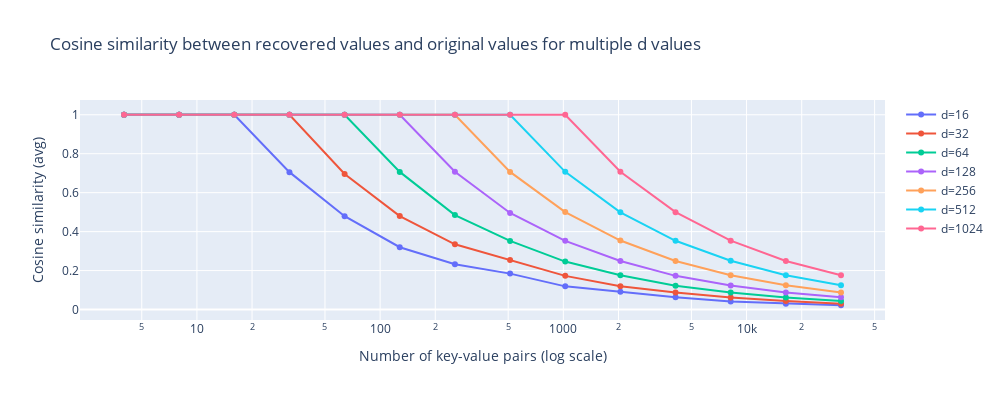

The notebook cell this image was saved under:
### Code cell
n_values = [2 ** i for i in range(log_n_min, log_n_max, 1)]
fig_cos = go.Figure()
for d, cos_sims in cos_sim_values_dict.items():
    fig_cos.add_trace(go.Scatter(x=n_values, y=cos_sims, mode='lines+markers', name=f'd={d}'))
fig_cos.update_xaxes(title_text="Number of key-value pairs (log scale)", type='log')
fig_cos.update_yaxes(title_text="Cosine similarity (avg)")
fig_cos.update_layout(title=f"Cosine similarity between recovered values and original values for multiple d values", height=400, width=1000)
fig_cos.show()

### Figure 1 — Plotly figure (JSON) as saved in the notebook; plotly's stock layout.template omitted (floating-point values rounded to 4 significant figures)
{"data": [{"mode": "lines+markers", "name": "d=16", "type": "scatter", "x": [4, 8, 16, 32, 64, 128, 256, 512, 1024, 2048, 4096, 8192, 16384, 32768], "y": [1, 1, 1, 0.7054, 0.4791, 0.3199, 0.2321, 0.1845, 0.119, 0.09098, 0.06279, 0.04091, 0.02966, 0.0221]}, {"mode": "lines+markers", "name": "d=32", "type": "scatter", "x": [4, 8, 16, 32, 64, 128, 256, 512, 1024, 2048, 4096, 8192, 16384, 32768], "y": [1, 1, 1, 1, 0.6958, 0.4799, 0.335, 0.2541, 0.1729, 0.1191, 0.0872, 0.06176, 0.04374, 0.02983]}, {"mode": "lines+markers", "name": "d=64", "type": "scatter", "x": [4, 8, 16, 32, 64, 128, 256, 512, 1024, 2048, 4096, 8192, 16384, 32768], "y": [1, 1, 1, 1, 1, 0.7066, 0.4849, 0.3523, 0.2463, 0.1757, 0.1219, 0.08729, 0.06199, 0.04374]}, {"mode": "lines+markers", "name": "d=128", "type": "scatter", "x": [4, 8, 16, 32, 64, 128, 256, 512, 1024, 2048, 4096, 8192, 16384, 32768], "y": [1, 1.0, 1, 1, 1, 1, 0.7076, 0.4959, 0.3527, 0.2489, 0.173, 0.1234, 0.08777, 0.06265]}, {"mode": "lines+markers", "name": "d=256", "type": "scatter", "x": [4, 8, 16, 32, 64, 128, 256, 512, 1024, 2048, 4096, 8192, 16384, 32768], "y": [1.0, 1.0, 1.0, 1, 1, 1, 1, 0.7066, 0.5005, 0.3542, 0.2492, 0.1766, 0.1244, 0.08771]}, {"mode": "lines+markers", "name": "d=512", "type": "scatter", "x": [4, 8, 16, 32, 64, 128, 256, 512, 1024, 2048, 4096, 8192, 16384, 32768], "y": [1, 1, 1, 1, 1, 1, 1, 1, 0.707, 0.4991, 0.353, 0.2503, 0.1764, 0.1249]}, {"mode": "lines+markers", "name": "d=1024", "type": "scatter", "x": [4, 8, 16, 32, 64, 128, 256, 512, 1024, 2048, 4096, 8192, 16384, 32768], "y": [1, 1.0, 1, 1, 1.0, 1, 1, 1, 0.9995, 0.7073, 0.5, 0.3536, 0.2496, 0.1765]}], "layout": {"height": 400, "title": {"text": "Cosine similarity between recovered values and original values for multiple d values"}, "width": 1000, "xaxis": {"title": {"text": "Number of key-value pairs (log scale)"}, "type": "log"}, "yaxis": {"title": {"text": "Cosine similarity (avg)"}}}}
